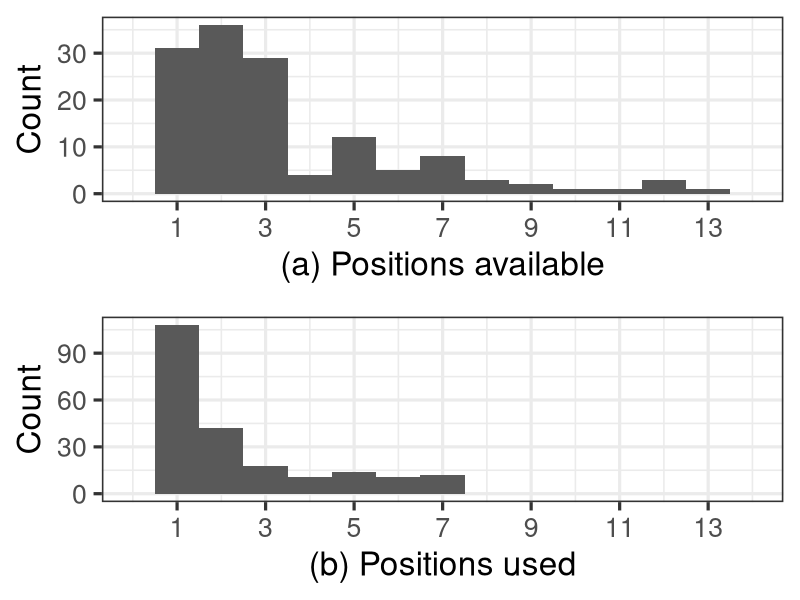

Reproduce this figure in R. (Note: this script raises an error after producing the figure.)
# Some filtering and plotting of paradigm partitions
paradigm.partitions <- read.table("paradigm-partition-probs.txt", header = TRUE, sep = "\t")

# The variable names used here correspond to terminology used in our paper as follows:
# Atr, A = "A (agent-like)" 
# P = "P (patient-like)"
# SLOTS = "Positions available"
# SLOTS.USED = "Positions.used"
# Category = "grammatical role (A or P)"
# CLUST.INDEX = "paradigmatic alignment index"

ppp <- paradigm.partitions
ppp <- subset(ppp, !(Language=='Chintang' | Language=='Bantawa'))
ppp <- subset(ppp, (Category=='Atr' | Category=='P'))
levels(ppp$Category)[levels(ppp$Category)=="Atr"] <- "A"
ppp <- droplevels(ppp)

library(dplyr)
langs <- ppp %>%
  select(Language, SLOTS, Category) %>%
  group_by(Language) %>% summarise(SLOTS = max(SLOTS), CATS=paste(Category, collapse=" "))

library(gridExtra)
library(ggplot2)
p <- ggplot(data=langs, aes(x=SLOTS)) + geom_histogram(binwidth=1) + xlab("(a) Positions available") + ylab("Count") + scale_x_continuous(breaks=seq(1, 13, by=2), limits=c(0,14)) + theme_bw(base_size = 24)
q <- ggplot(data=ppp, aes(x=SLOTS.USED)) + geom_histogram(binwidth=1) + xlab("(b) Positions used") + ylab("Count") + scale_x_continuous(breaks=seq(1, 13, by=2), limits=c(0,14)) + theme_bw(base_size = 24)
grid.arrange(p, q, ncol=1)

# Now for alignment probabilities, we only look at languages with multiple known slots
ppp <- subset(ppp, SLOTS > 1)
ppp <- droplevels(ppp)

# And drop a couple of extraneous columns
ppp$HOST.CAT <- NULL
ppp$Position.binned5 <- NULL

write.table(ppp, file="category-clustering/paradigm-partitions-probs_filt.txt", sep="\t", row.names = FALSE, quote = FALSE)

library(ggplot2)
ggplot(ppp, aes(x=CLUST.INDEX)) + geom_histogram(binwidth = 0.1) + xlab("Alignment Index") + ylab("Count")
ggplot(data=subset(ppp, !is.na(Category)), aes(x=CLUST.INDEX)) + facet_wrap(~Category) + geom_histogram(binwidth = 0.2) + xlab("Paradigmatic alignment index") + ylab("Count") + theme_bw(base_size = 24)
